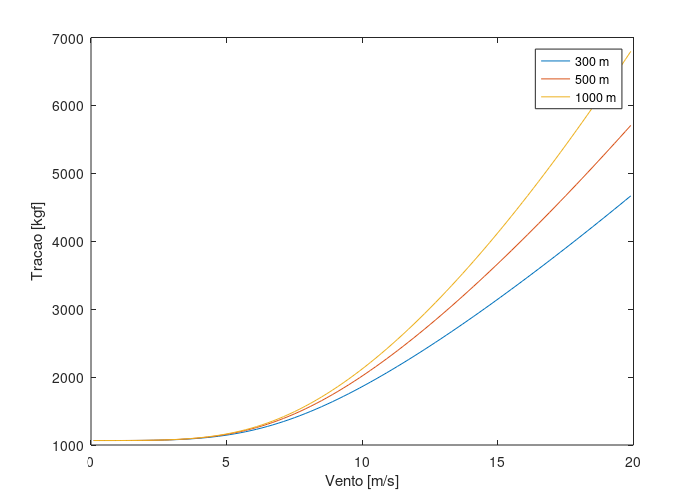

MATLAB code to generate this figure: (Note: this script raises an error after producing the figure.)
function estudoCaboVento
% estudo de cabo - CAL6201
peso = 0.4864;
Tcrit = 5330;
T01 = 0.2*Tcrit;
secao = 480e-6;
diam = 17.2e-3;
elast = 5976e6;
alfa = 23e-6;
emiss = 1;
tamb = 20;

close all
vento = 0.1:0.2:20;
pressaoVento = 0.5 .* diam .* vento.^2;
pesoVirtual = sqrt(peso.^2 + pressaoVento.^2);
vao = 300;
T02v300 = tracFinal(peso, pesoVirtual, T01);
vao = 500;
T02v500 = tracFinal(peso, pesoVirtual, T01);
vao = 1000;
T02v1000 = tracFinal(peso, pesoVirtual, T01);
figure;
plot(vento, T02v300, vento, T02v500, vento, T02v1000);
xlabel('Vento [m/s]');
ylabel('Tracao [kgf]');
legend('300 m', '500 m', '1000 m', 'Location', 'Best');
salvar('ventoTracao');

flecha1 = flecha(peso, vao1, T02);
flecha2 = flecha(peso, vao2, T02);
flecha3 = flecha(peso, vao3, T02);
figure;
plot(tamb + delta1, flecha1, tamb + delta2, flecha2, tamb + delta3, flecha3); 
axis([-100 150 0 100]);
xlabel('Temperatura [^oC]');
ylabel('Flecha [m]');
legend('300 m', '500 m', '1000 m', 'Location', 'Best');
%salvar('tempFlecha');

temp = tamb+3:175;
r = 2.26e-4;
v = 1;
dia = true;
amp = ampacidade(temp, tamb, emiss, diam, v, r, dia);
figure;
plot(amp, temp);
xlabel('Corrente [A]');
ylabel('Temperatura [^oC]');
%salvar('corrTemp');

% interpolacao das tracoes para as temperaturas da ampacidade
TracAmp1 = interp1(tamb + delta1, T02, temp);
TracAmp2 = interp1(tamb + delta2, T02, temp);
TracAmp3 = interp1(tamb + delta3, T02, temp);
flechaAmp1 = interp1(tamb + delta1, flecha1, temp);
flechaAmp2 = interp1(tamb + delta2, flecha2, temp);
flechaAmp3 = interp1(tamb + delta3, flecha3, temp);

figure;
plot(amp, TracAmp1, amp, TracAmp2, amp, TracAmp3);
xlabel('Corrente [A]');
ylabel('Tracao [kgf]');
legend('300 m', '500 m', '1000 m', 'Location', 'Best');
%salvar('corrTrac');

figure;
plot(amp, flechaAmp1, amp, flechaAmp2, amp, flechaAmp3);
xlabel('Corrente [A]');
ylabel('Flecha [m]');
legend('300 m', '500 m', '1000 m', 'Location', 'Best');
%salvar('corrFlecha');

%% confeccao do gabarito
% a partir do vao de 500 m, estima-se a flecha para a condicao basica,
% usa-se a equacao de estado para flecha minima e maxima, e extrapola

tmin = -10;
tmax = 90;
hseg = 10; % altura minima de seguranca
TracMax = interp1(tamb + delta2, T02, tmin);
TracMin = interp1(tamb + delta2, T02, tmax);
fmin = flecha(peso, vao2, TracMax);
fmax = flecha(peso, vao2, TracMin);
fprintf('Limites das flechas para um vao de 500 m: %.2f m a %.2f m.\n', fmin, fmax)
v = 0:10:2000;
curvaMin = fmin .* (v ./ vao2).^2 .* 10; % ja com exagero vertical
curvaMax = fmax .* (v ./ vao2).^2 .* 10;
figure;
c1 = curvaMin + max(curvaMax) - max(curvaMin);
c2 = curvaMax;
vref = [-v(end:-1:1) v]./2;
plot(vref, [c1(end:-1:1) c1], vref, [c2(end:-1:1) c2], vref, [c2(end:-1:1) c2] - hseg.*10);
axis equal
grid on
title('Gabarito para flechas');

	function t02 = tracFinal(p1, p02, t01)
		%% calculo da tracao final 
		if p1 == p02,
			t020 = t01 .* 1.1;
		else
			t020 = t01;
		end
		t02 = zeros(size(p02));
		for i1 = 1:length(p02),
			p2 = p02(i1);
			t02(i1) = fzero(@eqEstado, t020);
		end
		
		function dt = eqEstado(t02)
			%% equacao de estado
			% 		global alfa elast  secao
			c1 = t01./p1;
			c2 = t02./p2;
			dt = 1./alfa .* ((c2 .* sinh(vao./(2 .* c2)))./(c1 .* sinh(vao./(2 .* c1))) -1 -1./(elast.*secao) .* (t02 - t01));
		end % function
	end

	function f = flecha(peso, vao, tracao)
		%% flecha
		f = peso .* vao.^2 ./(8 .* tracao);
	end % function

	function i = ampacidade(t, tamb, emiss, diam, vvento, r, sol)
		%% ampacidade
		qr = 179200 .* emiss .* diam .* (((t+273)./1000).^4 - ((tamb+273)./1000).^4);
		qc = 0.09456 .* (t - tamb) .* (0.32 + 0.43 .*(45946.8 .* diam .* vvento).^0.52);
		qs = sol .* (204 .* diam);
		i = sqrt((qr + qc - qs)./r);
	end % function

	function ajustaEixos
		axis tight
		x = axis;
		axis([x(1:2) x(3:4).*1.1]);
		box off;
		grid off;
		set(gca, 'YGrid', 'on');
		set(gca, 'YTick', 0);
		set(gca, 'XGrid', 'on');
		set(gca,'XTick',0:pi/2:2*pi);
		set(gca,'XTickLabel',{'0','pi/2','pi','3pi/2','2pi'});
	end

	function salvar(nome)
		%% salvar as figuras para apostila
		set(gcf, 'PaperPosition', [0 0 7 5]);
		set(gcf, 'PaperSize', [7 5]);
		saveas(gcf, ['../' nome '.pdf'], 'pdf');
	end

end %function